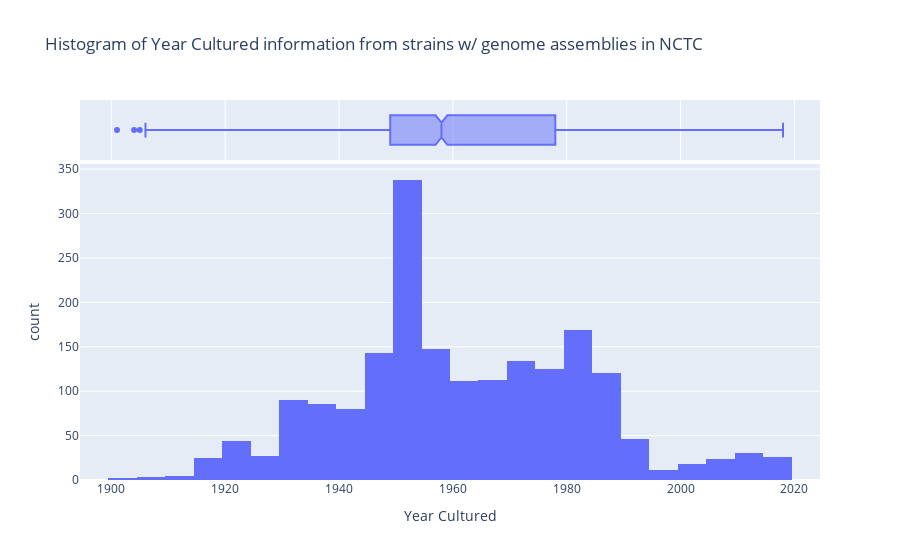

The notebook cell this image was saved under:
### Code cell
px.histogram(
    genomeandyear_nctcdf, 
    x="Year_Cultured",
    labels={'Year_Cultured':'Year Cultured'}, 
    title="Histogram of Year Cultured information from strains w/ genome assemblies in NCTC",
    marginal='box'
)

### Figure 1 — Plotly figure (JSON) as saved in the notebook; plotly's stock layout.template omitted (floating-point values rounded to 4 significant figures; data arrays with more than 128 entries replaced by an {"elided": "..."} marker saying what was removed)
{"data": [{"alignmentgroup": "True", "bingroup": "x", "hovertemplate": "Year Cultured=%{x}<br>count=%{y}<extra></extra>", "legendgroup": "", "marker": {"color": "#636efa", "pattern": {"shape": ""}}, "name": "", "offsetgroup": "", "orientation": "v", "showlegend": false, "type": "histogram", "x": {"elided": "1918 int values"}, "xaxis": "x", "yaxis": "y"}, {"alignmentgroup": "True", "hovertemplate": "Year Cultured=%{x}<extra></extra>", "legendgroup": "", "marker": {"color": "#636efa"}, "name": "", "notched": true, "offsetgroup": "", "showlegend": false, "type": "box", "x": {"elided": "1918 int values"}, "xaxis": "x2", "yaxis": "y2"}], "layout": {"barmode": "relative", "legend": {"tracegroupgap": 0}, "title": {"text": "Histogram of Year Cultured information from strains w/ genome assemblies in NCTC"}, "xaxis": {"anchor": "y", "domain": [0, 1], "title": {"text": "Year Cultured"}}, "xaxis2": {"anchor": "y2", "domain": [0, 1], "matches": "x", "showgrid": true, "showticklabels": false}, "yaxis": {"anchor": "x", "domain": [0, 0.8316], "title": {"text": "count"}}, "yaxis2": {"anchor": "x2", "domain": [0.8416, 1], "matches": "y2", "showgrid": false, "showline": false, "showticklabels": false, "ticks": ""}}}
